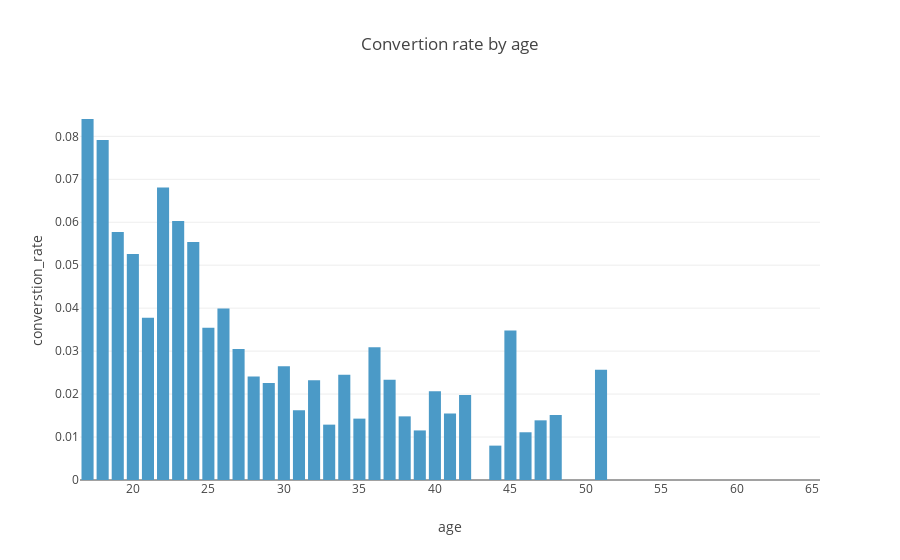

The notebook cell saved with this chart:
### Markdown cell above
3. with *age*

### Code cell
data_temp_0=data_sample.groupby('age').count().reset_index()
data_temp=data_sample.groupby('age').sum().reset_index()

data_temp['nb_users']=data_temp_0['converted']
data_temp['converstion_rate']=data_temp['converted']/data_temp['nb_users']

px.bar(data_temp,x='age',y='converstion_rate',title='Convertion rate by age')

### Figure 1 — Plotly figure (JSON) as saved in the notebook; plotly's stock layout.template omitted (floating-point values rounded to 4 significant figures)
{"data": [{"alignmentgroup": "True", "hovertemplate": "age=%{x}<br>converstion_rate=%{y}<extra></extra>", "legendgroup": "", "marker": {"color": "#4B9AC7", "pattern": {"shape": ""}}, "name": "", "offsetgroup": "", "orientation": "v", "showlegend": false, "textposition": "auto", "type": "bar", "x": [17, 18, 19, 20, 21, 22, 23, 24, 25, 26, 27, 28, 29, 30, 31, 32, 33, 34, 35, 36, 37, 38, 39, 40, 41, 42, 43, 44, 45, 46, 47, 48, 49, 50, 51, 52, 53, 54, 55, 56, 57, 58, 59, 60, 61, 62, 63, 64, 65], "xaxis": "x", "y": [0.08403, 0.07914, 0.05775, 0.05263, 0.03779, 0.06806, 0.06027, 0.05542, 0.03546, 0.03991, 0.03052, 0.02407, 0.02257, 0.02649, 0.01624, 0.0232, 0.01289, 0.02452, 0.01429, 0.0309, 0.02333, 0.01481, 0.01154, 0.02066, 0.01546, 0.0198, 0, 0.008, 0.03478, 0.01111, 0.01389, 0.01515, 0, 0, 0.02564, 0, 0, 0, 0, 0, 0, 0, 0, 0, 0, 0, 0, 0, 0], "yaxis": "y"}], "layout": {"barmode": "relative", "legend": {"tracegroupgap": 0}, "title": {"text": "Convertion rate by age"}, "xaxis": {"anchor": "y", "domain": [0, 1], "title": {"text": "age"}}, "yaxis": {"anchor": "x", "domain": [0, 1], "title": {"text": "converstion_rate"}}}}
